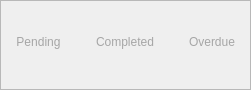
               <widget class="QFrame" name="frame_72">
                <property name="sizePolicy">
                 <sizepolicy hsizetype="Preferred" vsizetype="Expanding">
                  <horstretch>0</horstretch>
                  <verstretch>0</verstretch>
                 </sizepolicy>
                </property>
                <property name="maximumSize">
                 <size>
                  <width>16777215</width>
                  <height>90</height>
                 </size>
                </property>
                <property name="styleSheet">
                 <string notr="true">QPushButton {
    border: none;
    background-color: transparent;
    color: rgb(166, 166, 166);
	font-family:&quot;Montserrat SemiBold&quot;;
    font-weight: 63;
    padding: 10px 15px;
    border-radius: 5px;
}


QPushButton:hover {
    background-color:rgb(194, 194, 194);
	border-radius:5px;
}
QPushButton:checked {
    background-color:rgb(252, 213, 151);   /* Active bg color */
	border-radius:5px;
    color: rgb(40, 40, 40);                         
}</string>
                </property>
                <property name="frameShape">
                 <enum>QFrame::StyledPanel</enum>
                </property>
                <property name="frameShadow">
                 <enum>QFrame::Raised</enum>
                </property>
                <layout class="QHBoxLayout" name="horizontalLayout_17">
                 <property name="spacing">
                  <number>5</number>
                 </property>
                 <property name="leftMargin">
                  <number>0</number>
                 </property>
                 <property name="topMargin">
                  <number>0</number>
                 </property>
                 <property name="rightMargin">
                  <number>0</number>
                 </property>
                 <property name="bottomMargin">
                  <number>5</number>
                 </property>
                 <item>
                  <widget class="QPushButton" name="pendingReturnBtn">
                   <property name="minimumSize">
                    <size>
                     <width>0</width>
                     <height>45</height>
                    </size>
                   </property>
                   <property name="maximumSize">
                    <size>
                     <width>16777215</width>
                     <height>60</height>
                    </size>
                   </property>
                   <property name="text">
                    <string>Pending</string>
                   </property>
                  </widget>
                 </item>
                 <item>
                  <widget class="QPushButton" name="completeReurnBtn">
                   <property name="minimumSize">
                    <size>
                     <width>0</width>
                     <height>45</height>
                    </size>
                   </property>
                   <property name="maximumSize">
                    <size>
                     <width>16777215</width>
                     <height>60</height>
                    </size>
                   </property>
                   <property name="styleSheet">
                    <string notr="true"/>
                   </property>
                   <property name="text">
                    <string>Completed</string>
                   </property>
                  </widget>
                 </item>
                 <item>
                  <widget class="QPushButton" name="overdueReturnBtn">
                   <property name="minimumSize">
                    <size>
                     <width>0</width>
                     <height>45</height>
                    </size>
                   </property>
                   <property name="maximumSize">
                    <size>
                     <width>16777215</width>
                     <height>60</height>
                    </size>
                   </property>
                   <property name="text">
                    <string>Overdue</string>
                   </property>
                  </widget>
                 </item>
                </layout>
               </widget>
